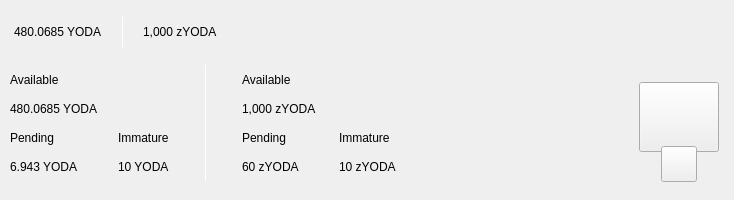
<?xml version="1.0" encoding="UTF-8"?>
<ui version="4.0">
 <class>TopBar</class>
 <widget class="QWidget" name="TopBar">
  <property name="geometry">
   <rect>
    <x>0</x>
    <y>0</y>
    <width>734</width>
    <height>200</height>
   </rect>
  </property>
  <property name="minimumSize">
   <size>
    <width>0</width>
    <height>200</height>
   </size>
  </property>
  <property name="maximumSize">
   <size>
    <width>16777215</width>
    <height>200</height>
   </size>
  </property>
  <property name="windowTitle">
   <string>Form</string>
  </property>
  <layout class="QVBoxLayout" name="verticalLayout_10" stretch="0">
   <property name="spacing">
    <number>0</number>
   </property>
   <property name="leftMargin">
    <number>0</number>
   </property>
   <property name="topMargin">
    <number>0</number>
   </property>
   <property name="rightMargin">
    <number>0</number>
   </property>
   <property name="bottomMargin">
    <number>0</number>
   </property>
   <item>
    <widget class="PFBorderImage" name="containerTop">
     <layout class="QVBoxLayout" name="verticalLayout_11">
      <property name="spacing">
       <number>0</number>
      </property>
      <property name="leftMargin">
       <number>0</number>
      </property>
      <property name="topMargin">
       <number>0</number>
      </property>
      <property name="rightMargin">
       <number>0</number>
      </property>
      <property name="bottomMargin">
       <number>0</number>
      </property>
      <item>
       <widget class="QWidget" name="top_container_2" native="true">
        <property name="minimumSize">
         <size>
          <width>0</width>
          <height>65</height>
         </size>
        </property>
        <layout class="QHBoxLayout" name="top_container">
         <property name="spacing">
          <number>0</number>
         </property>
         <property name="leftMargin">
          <number>14</number>
         </property>
         <property name="topMargin">
          <number>0</number>
         </property>
         <property name="rightMargin">
          <number>14</number>
         </property>
         <property name="bottomMargin">
          <number>0</number>
         </property>
         <item alignment="Qt::AlignVCenter">
          <widget class="QWidget" name="widgetTopAmount" native="true">
           <property name="sizePolicy">
            <sizepolicy hsizetype="Preferred" vsizetype="Maximum">
             <horstretch>0</horstretch>
             <verstretch>0</verstretch>
            </sizepolicy>
           </property>
           <layout class="QHBoxLayout" name="horizontalLayout_5">
            <property name="spacing">
             <number>0</number>
            </property>
            <property name="leftMargin">
             <number>0</number>
            </property>
            <property name="topMargin">
             <number>0</number>
            </property>
            <property name="rightMargin">
             <number>0</number>
            </property>
            <property name="bottomMargin">
             <number>0</number>
            </property>
            <item alignment="Qt::AlignTop">
             <widget class="QLabel" name="labelAmountTopPiv">
              <property name="minimumSize">
               <size>
                <width>0</width>
                <height>36</height>
               </size>
              </property>
              <property name="styleSheet">
               <string notr="true">padding:0px;margin:0px;</string>
              </property>
              <property name="text">
               <string notr="true">480.0685 YODA</string>
              </property>
             </widget>
            </item>
            <item>
             <spacer name="horizontalSpacer_11">
              <property name="orientation">
               <enum>Qt::Horizontal</enum>
              </property>
              <property name="sizeType">
               <enum>QSizePolicy::Fixed</enum>
              </property>
              <property name="sizeHint" stdset="0">
               <size>
                <width>20</width>
                <height>20</height>
               </size>
              </property>
             </spacer>
            </item>
            <item alignment="Qt::AlignVCenter">
             <widget class="QLabel" name="typeSpacerTop">
              <property name="minimumSize">
               <size>
                <width>1</width>
                <height>30</height>
               </size>
              </property>
              <property name="maximumSize">
               <size>
                <width>1</width>
                <height>30</height>
               </size>
              </property>
              <property name="styleSheet">
               <string notr="true">background-color:white;
padding:0px;
border:none;</string>
              </property>
              <property name="text">
               <string/>
              </property>
             </widget>
            </item>
            <item>
             <spacer name="horizontalSpacer_12">
              <property name="orientation">
               <enum>Qt::Horizontal</enum>
              </property>
              <property name="sizeType">
               <enum>QSizePolicy::Fixed</enum>
              </property>
              <property name="sizeHint" stdset="0">
               <size>
                <width>20</width>
                <height>20</height>
               </size>
              </property>
             </spacer>
            </item>
            <item alignment="Qt::AlignTop">
             <widget class="QLabel" name="labelAmountTopzPiv">
              <property name="minimumSize">
               <size>
                <width>0</width>
                <height>36</height>
               </size>
              </property>
              <property name="text">
               <string notr="true">1,000 zYODA</string>
              </property>
             </widget>
            </item>
           </layout>
          </widget>
         </item>
         <item>
          <spacer name="horizontalSpacer">
           <property name="orientation">
            <enum>Qt::Horizontal</enum>
           </property>
           <property name="sizeHint" stdset="0">
            <size>
             <width>40</width>
             <height>20</height>
            </size>
           </property>
          </spacer>
         </item>
         <item>
          <layout class="QHBoxLayout" name="horizontalLayout_4" stretch="0,0,0,0,0,0,0,0">
           <property name="spacing">
            <number>12</number>
           </property>
           <property name="rightMargin">
            <number>0</number>
           </property>
           <item alignment="Qt::AlignRight">
            <widget class="QWidget" name="layoutSync" native="true">
             <property name="minimumSize">
              <size>
               <width>0</width>
               <height>36</height>
              </size>
             </property>
             <property name="maximumSize">
              <size>
               <width>16777215</width>
               <height>36</height>
              </size>
             </property>
             <layout class="QVBoxLayout" name="verticalLayout_9">
              <property name="leftMargin">
               <number>0</number>
              </property>
              <property name="topMargin">
               <number>0</number>
              </property>
              <property name="rightMargin">
               <number>0</number>
              </property>
              <property name="bottomMargin">
               <number>0</number>
              </property>
              <item>
               <widget class="ExpandableButton" name="pushButtonSync" native="true">
                <property name="minimumSize">
                 <size>
                  <width>36</width>
                  <height>36</height>
                 </size>
                </property>
                <property name="maximumSize">
                 <size>
                  <width>16777215</width>
                  <height>36</height>
                 </size>
                </property>
               </widget>
              </item>
             </layout>
            </widget>
           </item>
           <item>
            <widget class="ExpandableButton" name="pushButtonStack" native="true">
             <property name="minimumSize">
              <size>
               <width>36</width>
               <height>36</height>
              </size>
             </property>
            </widget>
           </item>
           <item>
            <widget class="ExpandableButton" name="pushButtonColdStaking" native="true">
             <property name="minimumSize">
              <size>
               <width>36</width>
               <height>36</height>
              </size>
             </property>
            </widget>
           </item>
           <item>
            <widget class="ExpandableButton" name="pushButtonConnection" native="true">
             <property name="minimumSize">
              <size>
               <width>36</width>
               <height>36</height>
              </size>
             </property>
            </widget>
           </item>
           <item>
            <widget class="ExpandableButton" name="pushButtonLock" native="true">
             <property name="sizePolicy">
              <sizepolicy hsizetype="Expanding" vsizetype="Expanding">
               <horstretch>0</horstretch>
               <verstretch>0</verstretch>
              </sizepolicy>
             </property>
             <property name="minimumSize">
              <size>
               <width>36</width>
               <height>0</height>
              </size>
             </property>
            </widget>
           </item>
           <item>
            <widget class="ExpandableButton" name="pushButtonTheme" native="true">
             <property name="minimumSize">
              <size>
               <width>36</width>
               <height>36</height>
              </size>
             </property>
             <property name="maximumSize">
              <size>
               <width>16777215</width>
               <height>36</height>
              </size>
             </property>
            </widget>
           </item>
           <item>
            <widget class="ExpandableButton" name="pushButtonTor" native="true">
             <property name="minimumSize">
              <size>
               <width>36</width>
               <height>36</height>
              </size>
             </property>
            </widget>
           </item>
           <item>
            <widget class="ExpandableButton" name="pushButtonFAQ" native="true">
             <property name="minimumSize">
              <size>
               <width>36</width>
               <height>36</height>
              </size>
             </property>
            </widget>
           </item>
          </layout>
         </item>
        </layout>
       </widget>
      </item>
      <item>
       <widget class="QWidget" name="bottom_container" native="true">
        <property name="minimumSize">
         <size>
          <width>0</width>
          <height>135</height>
         </size>
        </property>
        <layout class="QHBoxLayout" name="botton_container">
         <property name="leftMargin">
          <number>10</number>
         </property>
         <property name="topMargin">
          <number>0</number>
         </property>
         <property name="rightMargin">
          <number>10</number>
         </property>
         <property name="bottomMargin">
          <number>10</number>
         </property>
         <item>
          <layout class="QHBoxLayout" name="horizontalLayout_3">
           <property name="bottomMargin">
            <number>9</number>
           </property>
           <item>
            <layout class="QVBoxLayout" name="verticalLayout_7">
             <property name="spacing">
              <number>0</number>
             </property>
             <property name="leftMargin">
              <number>0</number>
             </property>
             <property name="rightMargin">
              <number>30</number>
             </property>
             <item>
              <layout class="QVBoxLayout" name="verticalLayout_2">
               <item>
                <widget class="QLabel" name="labelTitle1">
                 <property name="text">
                  <string>Available</string>
                 </property>
                </widget>
               </item>
               <item>
                <widget class="QLabel" name="labelAmountPiv">
                 <property name="text">
                  <string notr="true">480.0685 YODA</string>
                 </property>
                </widget>
               </item>
              </layout>
             </item>
             <item>
              <layout class="QHBoxLayout" name="horizontalLayout_2">
               <property name="spacing">
                <number>0</number>
               </property>
               <item>
                <layout class="QVBoxLayout" name="verticalLayout_3">
                 <item>
                  <widget class="QLabel" name="labelTitle3">
                   <property name="text">
                    <string>Pending</string>
                   </property>
                  </widget>
                 </item>
                 <item>
                  <widget class="QLabel" name="labelPendingPiv">
                   <property name="text">
                    <string notr="true">6.943 YODA</string>
                   </property>
                  </widget>
                 </item>
                </layout>
               </item>
               <item>
                <spacer name="horizontalSpacer_3">
                 <property name="orientation">
                  <enum>Qt::Horizontal</enum>
                 </property>
                 <property name="sizeType">
                  <enum>QSizePolicy::Fixed</enum>
                 </property>
                 <property name="sizeHint" stdset="0">
                  <size>
                   <width>40</width>
                   <height>20</height>
                  </size>
                 </property>
                </spacer>
               </item>
               <item>
                <layout class="QVBoxLayout" name="verticalLayout_4">
                 <item>
                  <widget class="QLabel" name="labelTitle4">
                   <property name="text">
                    <string>Immature</string>
                   </property>
                  </widget>
                 </item>
                 <item>
                  <widget class="QLabel" name="labelImmaturePiv">
                   <property name="text">
                    <string notr="true">10 YODA</string>
                   </property>
                  </widget>
                 </item>
                </layout>
               </item>
              </layout>
             </item>
            </layout>
           </item>
           <item>
            <widget class="QLabel" name="typeSpacerExpanded">
             <property name="minimumSize">
              <size>
               <width>1</width>
               <height>100</height>
              </size>
             </property>
             <property name="maximumSize">
              <size>
               <width>1</width>
               <height>16777215</height>
              </size>
             </property>
             <property name="styleSheet">
              <string notr="true">background-color:white;
padding:0px;
border:none;</string>
             </property>
             <property name="text">
              <string/>
             </property>
            </widget>
           </item>
           <item>
            <widget class="QWidget" name="zerocoinBalances" native="true">
             <layout class="QVBoxLayout" name="verticalLayout_8">
              <property name="spacing">
               <number>0</number>
              </property>
              <property name="leftMargin">
               <number>30</number>
              </property>
              <property name="topMargin">
               <number>0</number>
              </property>
              <property name="rightMargin">
               <number>0</number>
              </property>
              <property name="bottomMargin">
               <number>0</number>
              </property>
              <item>
               <layout class="QVBoxLayout" name="verticalLayout">
                <item>
                 <widget class="QLabel" name="labelTitleAvailablezPiv">
                  <property name="text">
                   <string>Available</string>
                  </property>
                 </widget>
                </item>
                <item>
                 <widget class="QLabel" name="labelAvailablezPiv">
                  <property name="text">
                   <string notr="true">1,000 zYODA</string>
                  </property>
                 </widget>
                </item>
               </layout>
              </item>
              <item>
               <layout class="QHBoxLayout" name="horizontalLayout">
                <property name="spacing">
                 <number>0</number>
                </property>
                <item>
                 <layout class="QVBoxLayout" name="verticalLayout_5">
                  <item>
                   <widget class="QLabel" name="labelTitlePendingzPiv">
                    <property name="text">
                     <string>Pending</string>
                    </property>
                   </widget>
                  </item>
                  <item>
                   <widget class="QLabel" name="labelPendingzPiv">
                    <property name="text">
                     <string notr="true">60 zYODA</string>
                    </property>
                   </widget>
                  </item>
                 </layout>
                </item>
                <item>
                 <spacer name="horizontalSpacer_4">
                  <property name="orientation">
                   <enum>Qt::Horizontal</enum>
                  </property>
                  <property name="sizeType">
                   <enum>QSizePolicy::Fixed</enum>
                  </property>
                  <property name="sizeHint" stdset="0">
                   <size>
                    <width>40</width>
                    <height>20</height>
                   </size>
                  </property>
                 </spacer>
                </item>
                <item>
                 <layout class="QVBoxLayout" name="verticalLayout_6">
                  <item>
                   <widget class="QLabel" name="labelTitleImmaturezPiv">
                    <property name="text">
                     <string>Immature</string>
                    </property>
                   </widget>
                  </item>
                  <item>
                   <widget class="QLabel" name="labelImmaturezPiv">
                    <property name="text">
                     <string notr="true">10 zYODA</string>
                    </property>
                   </widget>
                  </item>
                 </layout>
                </item>
               </layout>
              </item>
             </layout>
            </widget>
           </item>
          </layout>
         </item>
         <item>
          <spacer name="horizontalSpacer_2">
           <property name="orientation">
            <enum>Qt::Horizontal</enum>
           </property>
           <property name="sizeHint" stdset="0">
            <size>
             <width>40</width>
             <height>20</height>
            </size>
           </property>
          </spacer>
         </item>
         <item alignment="Qt::AlignHCenter|Qt::AlignVCenter">
          <widget class="QWidget" name="qrContainer" native="true">
           <property name="sizePolicy">
            <sizepolicy hsizetype="Preferred" vsizetype="Minimum">
             <horstretch>0</horstretch>
             <verstretch>0</verstretch>
            </sizepolicy>
           </property>
           <property name="minimumSize">
            <size>
             <width>90</width>
             <height>110</height>
            </size>
           </property>
           <property name="maximumSize">
            <size>
             <width>90</width>
             <height>110</height>
            </size>
           </property>
           <layout class="QVBoxLayout" name="containerQR">
            <property name="spacing">
             <number>0</number>
            </property>
            <property name="leftMargin">
             <number>5</number>
            </property>
            <property name="topMargin">
             <number>10</number>
            </property>
            <property name="rightMargin">
             <number>5</number>
            </property>
            <property name="bottomMargin">
             <number>0</number>
            </property>
            <item>
             <widget class="QPushButton" name="btnQr">
              <property name="minimumSize">
               <size>
                <width>70</width>
                <height>70</height>
               </size>
              </property>
              <property name="maximumSize">
               <size>
                <width>16777215</width>
                <height>70</height>
               </size>
              </property>
              <property name="focusPolicy">
               <enum>Qt::NoFocus</enum>
              </property>
              <property name="text">
               <string/>
              </property>
              <property name="iconSize">
               <size>
                <width>70</width>
                <height>70</height>
               </size>
              </property>
             </widget>
            </item>
            <item>
             <spacer name="verticalSpacer">
              <property name="orientation">
               <enum>Qt::Vertical</enum>
              </property>
              <property name="sizeType">
               <enum>QSizePolicy::Fixed</enum>
              </property>
              <property name="sizeHint" stdset="0">
               <size>
                <width>20</width>
                <height>20</height>
               </size>
              </property>
             </spacer>
            </item>
            <item alignment="Qt::AlignHCenter|Qt::AlignBottom">
             <widget class="QPushButton" name="pushButtonQR">
              <property name="minimumSize">
               <size>
                <width>36</width>
                <height>36</height>
               </size>
              </property>
              <property name="maximumSize">
               <size>
                <width>36</width>
                <height>36</height>
               </size>
              </property>
              <property name="focusPolicy">
               <enum>Qt::NoFocus</enum>
              </property>
              <property name="text">
               <string/>
              </property>
             </widget>
            </item>
           </layout>
          </widget>
         </item>
        </layout>
       </widget>
      </item>
     </layout>
    </widget>
   </item>
  </layout>
 </widget>
 <customwidgets>
  <customwidget>
   <class>ExpandableButton</class>
   <extends>QWidget</extends>
   <header>qt/yoda/expandablebutton.h</header>
   <container>1</container>
  </customwidget>
  <customwidget>
   <class>PFBorderImage</class>
   <extends>QFrame</extends>
   <header>qt/yoda/pfborderimage.h</header>
   <container>1</container>
  </customwidget>
 </customwidgets>
 <resources/>
 <connections/>
</ui>
